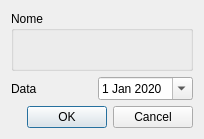
<?xml version="1.0" encoding="UTF-8"?>
<ui version="4.0">
 <class>Dialog</class>
 <widget class="QDialog" name="Dialog">
  <property name="geometry">
   <rect>
    <x>0</x>
    <y>0</y>
    <width>204</width>
    <height>139</height>
   </rect>
  </property>
  <property name="windowTitle">
   <string>Entrada</string>
  </property>
  <layout class="QVBoxLayout" name="verticalLayout">
   <item>
    <widget class="QGroupBox" name="groupNome">
     <property name="title">
      <string>Nome</string>
     </property>
     <layout class="QHBoxLayout" name="horizontalLayout_7">
      <item>
       <widget class="QLabel" name="labelNome">
        <property name="text">
         <string/>
        </property>
       </widget>
      </item>
     </layout>
    </widget>
   </item>
   <item>
    <layout class="QHBoxLayout" name="horizontalLayout_4">
     <item>
      <widget class="QLabel" name="dataLabel">
       <property name="text">
        <string>Data</string>
       </property>
      </widget>
     </item>
     <item>
      <widget class="QDateEdit" name="dataDateEdit">
       <property name="calendarPopup">
        <bool>true</bool>
       </property>
       <property name="date">
        <date>
         <year>2020</year>
         <month>1</month>
         <day>1</day>
        </date>
       </property>
      </widget>
     </item>
    </layout>
   </item>
   <item>
    <widget class="QDialogButtonBox" name="buttonBox">
     <property name="orientation">
      <enum>Qt::Horizontal</enum>
     </property>
     <property name="standardButtons">
      <set>QDialogButtonBox::Cancel|QDialogButtonBox::Ok</set>
     </property>
    </widget>
   </item>
  </layout>
 </widget>
 <resources/>
 <connections>
  <connection>
   <sender>buttonBox</sender>
   <signal>accepted()</signal>
   <receiver>Dialog</receiver>
   <slot>accept()</slot>
   <hints>
    <hint type="sourcelabel">
     <x>248</x>
     <y>254</y>
    </hint>
    <hint type="destinationlabel">
     <x>157</x>
     <y>274</y>
    </hint>
   </hints>
  </connection>
  <connection>
   <sender>buttonBox</sender>
   <signal>rejected()</signal>
   <receiver>Dialog</receiver>
   <slot>reject()</slot>
   <hints>
    <hint type="sourcelabel">
     <x>316</x>
     <y>260</y>
    </hint>
    <hint type="destinationlabel">
     <x>286</x>
     <y>274</y>
    </hint>
   </hints>
  </connection>
 </connections>
</ui>
